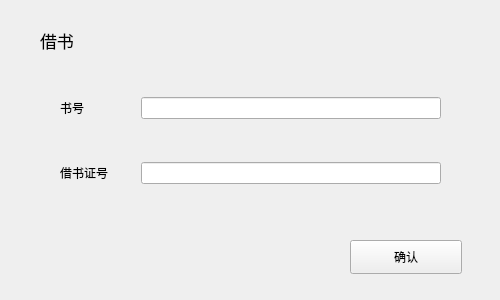
<?xml version="1.0" encoding="UTF-8"?>
<ui version="4.0">
 <class>lend</class>
 <widget class="QWidget" name="lend">
  <property name="geometry">
   <rect>
    <x>0</x>
    <y>0</y>
    <width>500</width>
    <height>300</height>
   </rect>
  </property>
  <property name="windowTitle">
   <string>Form</string>
  </property>
  <widget class="QLabel" name="label">
   <property name="geometry">
    <rect>
     <x>40</x>
     <y>20</y>
     <width>111</width>
     <height>41</height>
    </rect>
   </property>
   <property name="font">
    <font>
     <pointsize>13</pointsize>
    </font>
   </property>
   <property name="text">
    <string>借书</string>
   </property>
  </widget>
  <widget class="QWidget" name="verticalLayoutWidget">
   <property name="geometry">
    <rect>
     <x>60</x>
     <y>60</y>
     <width>381</width>
     <height>161</height>
    </rect>
   </property>
   <layout class="QVBoxLayout" name="verticalLayout">
    <item>
     <layout class="QHBoxLayout" name="horizontalLayout" stretch="1,4">
      <item>
       <widget class="QLabel" name="label_2">
        <property name="text">
         <string>书号</string>
        </property>
       </widget>
      </item>
      <item>
       <widget class="QLineEdit" name="lineEdit"/>
      </item>
     </layout>
    </item>
    <item>
     <layout class="QHBoxLayout" name="horizontalLayout_2" stretch="1,4">
      <item>
       <widget class="QLabel" name="label_3">
        <property name="text">
         <string>借书证号</string>
        </property>
       </widget>
      </item>
      <item>
       <widget class="QLineEdit" name="lineEdit_2"/>
      </item>
     </layout>
    </item>
   </layout>
  </widget>
  <widget class="QPushButton" name="pushButton">
   <property name="geometry">
    <rect>
     <x>350</x>
     <y>240</y>
     <width>112</width>
     <height>34</height>
    </rect>
   </property>
   <property name="text">
    <string>确认</string>
   </property>
  </widget>
 </widget>
 <resources/>
 <connections/>
</ui>
